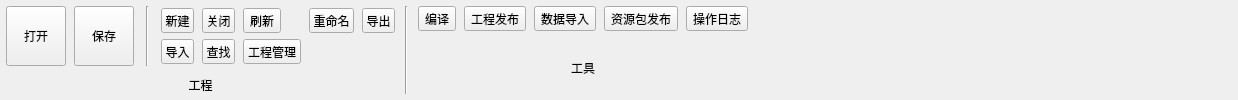
<?xml version="1.0" encoding="UTF-8"?>
<ui version="4.0">
 <class>StartBar</class>
 <widget class="QWidget" name="StartBar">
  <property name="geometry">
   <rect>
    <x>0</x>
    <y>0</y>
    <width>1238</width>
    <height>96</height>
   </rect>
  </property>
  <property name="windowTitle">
   <string>Form</string>
  </property>
  <layout class="QHBoxLayout" name="horizontalLayout">
   <property name="spacing">
    <number>10</number>
   </property>
   <property name="leftMargin">
    <number>6</number>
   </property>
   <property name="topMargin">
    <number>6</number>
   </property>
   <property name="rightMargin">
    <number>6</number>
   </property>
   <property name="bottomMargin">
    <number>6</number>
   </property>
   <item>
    <layout class="QVBoxLayout" name="v_engine">
     <property name="leftMargin">
      <number>0</number>
     </property>
     <property name="topMargin">
      <number>0</number>
     </property>
     <property name="rightMargin">
      <number>0</number>
     </property>
     <property name="bottomMargin">
      <number>0</number>
     </property>
     <item>
      <layout class="QHBoxLayout" name="h_engineTop">
       <property name="spacing">
        <number>12</number>
       </property>
       <item>
        <layout class="QGridLayout" name="grid_fs">
         <property name="horizontalSpacing">
          <number>8</number>
         </property>
         <property name="verticalSpacing">
          <number>4</number>
         </property>
         <item row="0" column="0">
          <widget class="QToolButton" name="btnOpen">
           <property name="minimumSize">
            <size>
             <width>60</width>
             <height>60</height>
            </size>
           </property>
           <property name="text">
            <string>打开</string>
           </property>
           <property name="iconSize">
            <size>
             <width>32</width>
             <height>32</height>
            </size>
           </property>
           <property name="toolButtonStyle">
            <enum>Qt::ToolButtonTextUnderIcon</enum>
           </property>
           <property name="autoRaise">
            <bool>false</bool>
           </property>
          </widget>
         </item>
         <item row="0" column="1">
          <widget class="QToolButton" name="btnSave">
           <property name="minimumSize">
            <size>
             <width>60</width>
             <height>60</height>
            </size>
           </property>
           <property name="text">
            <string>保存</string>
           </property>
           <property name="iconSize">
            <size>
             <width>32</width>
             <height>32</height>
            </size>
           </property>
           <property name="toolButtonStyle">
            <enum>Qt::ToolButtonTextUnderIcon</enum>
           </property>
           <property name="autoRaise">
            <bool>false</bool>
           </property>
          </widget>
         </item>
        </layout>
       </item>
       <item>
        <widget class="QFrame" name="line_engine_sep">
         <property name="frameShape">
          <enum>QFrame::VLine</enum>
         </property>
         <property name="frameShadow">
          <enum>QFrame::Sunken</enum>
         </property>
        </widget>
       </item>
       <item>
        <layout class="QGridLayout" name="grid_proj">
         <property name="horizontalSpacing">
          <number>8</number>
         </property>
         <property name="verticalSpacing">
          <number>4</number>
         </property>
         <item row="0" column="0">
          <widget class="QToolButton" name="btnNew">
           <property name="minimumSize">
            <size>
             <width>20</width>
             <height>20</height>
            </size>
           </property>
           <property name="text">
            <string>新建</string>
           </property>
           <property name="iconSize">
            <size>
             <width>32</width>
             <height>32</height>
            </size>
           </property>
           <property name="toolButtonStyle">
            <enum>Qt::ToolButtonTextUnderIcon</enum>
           </property>
           <property name="autoRaise">
            <bool>false</bool>
           </property>
          </widget>
         </item>
         <item row="0" column="1">
          <widget class="QToolButton" name="btnClose">
           <property name="minimumSize">
            <size>
             <width>20</width>
             <height>20</height>
            </size>
           </property>
           <property name="text">
            <string>关闭</string>
           </property>
           <property name="iconSize">
            <size>
             <width>32</width>
             <height>32</height>
            </size>
           </property>
           <property name="toolButtonStyle">
            <enum>Qt::ToolButtonTextUnderIcon</enum>
           </property>
           <property name="autoRaise">
            <bool>false</bool>
           </property>
          </widget>
         </item>
         <item row="0" column="2">
          <widget class="QToolButton" name="btnRefresh">
           <property name="minimumSize">
            <size>
             <width>20</width>
             <height>20</height>
            </size>
           </property>
           <property name="text">
            <string>刷新</string>
           </property>
           <property name="iconSize">
            <size>
             <width>32</width>
             <height>32</height>
            </size>
           </property>
           <property name="toolButtonStyle">
            <enum>Qt::ToolButtonTextUnderIcon</enum>
           </property>
           <property name="autoRaise">
            <bool>false</bool>
           </property>
          </widget>
         </item>
         <item row="0" column="3">
          <widget class="QToolButton" name="btnRename">
           <property name="minimumSize">
            <size>
             <width>20</width>
             <height>20</height>
            </size>
           </property>
           <property name="text">
            <string>重命名</string>
           </property>
           <property name="iconSize">
            <size>
             <width>32</width>
             <height>32</height>
            </size>
           </property>
           <property name="toolButtonStyle">
            <enum>Qt::ToolButtonTextUnderIcon</enum>
           </property>
           <property name="autoRaise">
            <bool>false</bool>
           </property>
          </widget>
         </item>
         <item row="0" column="4">
          <widget class="QToolButton" name="btnExport">
           <property name="minimumSize">
            <size>
             <width>20</width>
             <height>20</height>
            </size>
           </property>
           <property name="text">
            <string>导出</string>
           </property>
           <property name="iconSize">
            <size>
             <width>32</width>
             <height>32</height>
            </size>
           </property>
           <property name="toolButtonStyle">
            <enum>Qt::ToolButtonTextUnderIcon</enum>
           </property>
           <property name="autoRaise">
            <bool>false</bool>
           </property>
          </widget>
         </item>
         <item row="1" column="0">
          <widget class="QToolButton" name="btnImport">
           <property name="minimumSize">
            <size>
             <width>20</width>
             <height>20</height>
            </size>
           </property>
           <property name="text">
            <string>导入</string>
           </property>
           <property name="iconSize">
            <size>
             <width>32</width>
             <height>32</height>
            </size>
           </property>
           <property name="toolButtonStyle">
            <enum>Qt::ToolButtonTextUnderIcon</enum>
           </property>
           <property name="autoRaise">
            <bool>false</bool>
           </property>
          </widget>
         </item>
         <item row="1" column="1">
          <widget class="QToolButton" name="btnFind">
           <property name="minimumSize">
            <size>
             <width>20</width>
             <height>20</height>
            </size>
           </property>
           <property name="text">
            <string>查找</string>
           </property>
           <property name="iconSize">
            <size>
             <width>32</width>
             <height>32</height>
            </size>
           </property>
           <property name="toolButtonStyle">
            <enum>Qt::ToolButtonTextUnderIcon</enum>
           </property>
           <property name="autoRaise">
            <bool>false</bool>
           </property>
          </widget>
         </item>
         <item row="1" column="2">
          <widget class="QToolButton" name="btnProjectManage">
           <property name="minimumSize">
            <size>
             <width>20</width>
             <height>20</height>
            </size>
           </property>
           <property name="text">
            <string>工程管理</string>
           </property>
           <property name="iconSize">
            <size>
             <width>32</width>
             <height>32</height>
            </size>
           </property>
           <property name="toolButtonStyle">
            <enum>Qt::ToolButtonTextUnderIcon</enum>
           </property>
           <property name="autoRaise">
            <bool>false</bool>
           </property>
          </widget>
         </item>
        </layout>
       </item>
      </layout>
     </item>
     <item>
      <widget class="QLabel" name="lbl_engine">
       <property name="text">
        <string>工程</string>
       </property>
       <property name="alignment">
        <set>Qt::AlignCenter</set>
       </property>
      </widget>
     </item>
    </layout>
   </item>
   <item>
    <widget class="QFrame" name="line1">
     <property name="frameShape">
      <enum>QFrame::VLine</enum>
     </property>
     <property name="frameShadow">
      <enum>QFrame::Sunken</enum>
     </property>
    </widget>
   </item>
   <item>
    <layout class="QVBoxLayout" name="v_tools">
     <property name="leftMargin">
      <number>0</number>
     </property>
     <property name="topMargin">
      <number>0</number>
     </property>
     <property name="rightMargin">
      <number>0</number>
     </property>
     <property name="bottomMargin">
      <number>0</number>
     </property>
     <item>
      <layout class="QGridLayout" name="grid_tools">
       <property name="horizontalSpacing">
        <number>8</number>
       </property>
       <property name="verticalSpacing">
        <number>4</number>
       </property>
       <item row="0" column="0">
        <widget class="QToolButton" name="btnCompile">
         <property name="text">
          <string>编译</string>
         </property>
         <property name="iconSize">
          <size>
           <width>32</width>
           <height>32</height>
          </size>
         </property>
         <property name="toolButtonStyle">
          <enum>Qt::ToolButtonTextUnderIcon</enum>
         </property>
         <property name="autoRaise">
          <bool>false</bool>
         </property>
        </widget>
       </item>
       <item row="0" column="1">
        <widget class="QToolButton" name="btnPublish">
         <property name="text">
          <string>工程发布</string>
         </property>
         <property name="iconSize">
          <size>
           <width>32</width>
           <height>32</height>
          </size>
         </property>
         <property name="toolButtonStyle">
          <enum>Qt::ToolButtonTextUnderIcon</enum>
         </property>
         <property name="autoRaise">
          <bool>false</bool>
         </property>
        </widget>
       </item>
       <item row="0" column="2">
        <widget class="QToolButton" name="btnDataImport">
         <property name="text">
          <string>数据导入</string>
         </property>
         <property name="iconSize">
          <size>
           <width>32</width>
           <height>32</height>
          </size>
         </property>
         <property name="toolButtonStyle">
          <enum>Qt::ToolButtonTextUnderIcon</enum>
         </property>
         <property name="autoRaise">
          <bool>false</bool>
         </property>
        </widget>
       </item>
       <item row="0" column="3">
        <widget class="QToolButton" name="btnPkgPublish">
         <property name="text">
          <string>资源包发布</string>
         </property>
         <property name="iconSize">
          <size>
           <width>32</width>
           <height>32</height>
          </size>
         </property>
         <property name="toolButtonStyle">
          <enum>Qt::ToolButtonTextUnderIcon</enum>
         </property>
         <property name="autoRaise">
          <bool>false</bool>
         </property>
        </widget>
       </item>
       <item row="0" column="4">
        <widget class="QToolButton" name="btnOperationLog">
         <property name="text">
          <string>操作日志</string>
         </property>
         <property name="iconSize">
          <size>
           <width>32</width>
           <height>32</height>
          </size>
         </property>
         <property name="toolButtonStyle">
          <enum>Qt::ToolButtonTextUnderIcon</enum>
         </property>
         <property name="autoRaise">
          <bool>false</bool>
         </property>
        </widget>
       </item>
      </layout>
     </item>
     <item>
      <widget class="QLabel" name="lbl_tools">
       <property name="text">
        <string>工具</string>
       </property>
       <property name="alignment">
        <set>Qt::AlignCenter</set>
       </property>
      </widget>
     </item>
    </layout>
   </item>
   <item>
    <spacer name="spacer">
     <property name="orientation">
      <enum>Qt::Horizontal</enum>
     </property>
     <property name="sizeHint" stdset="0">
      <size>
       <width>40</width>
       <height>20</height>
      </size>
     </property>
    </spacer>
   </item>
  </layout>
 </widget>
 <resources/>
 <connections/>
</ui>
